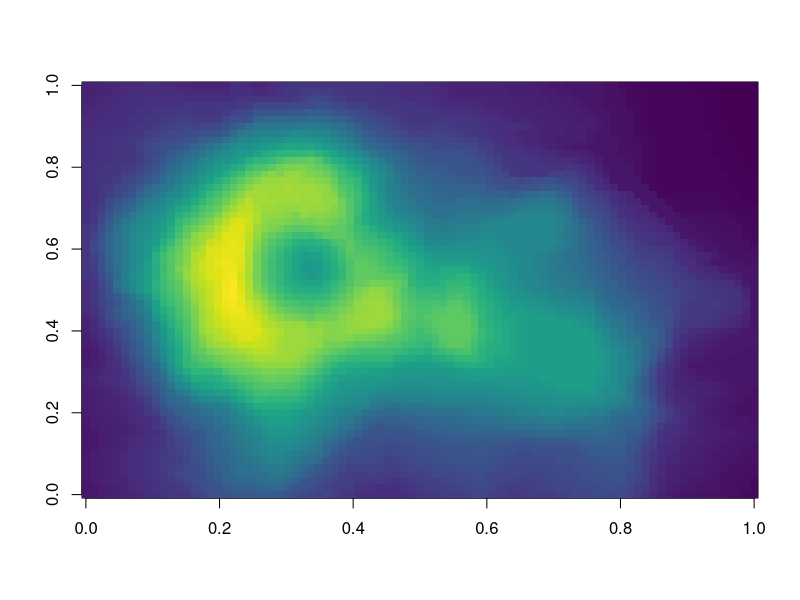
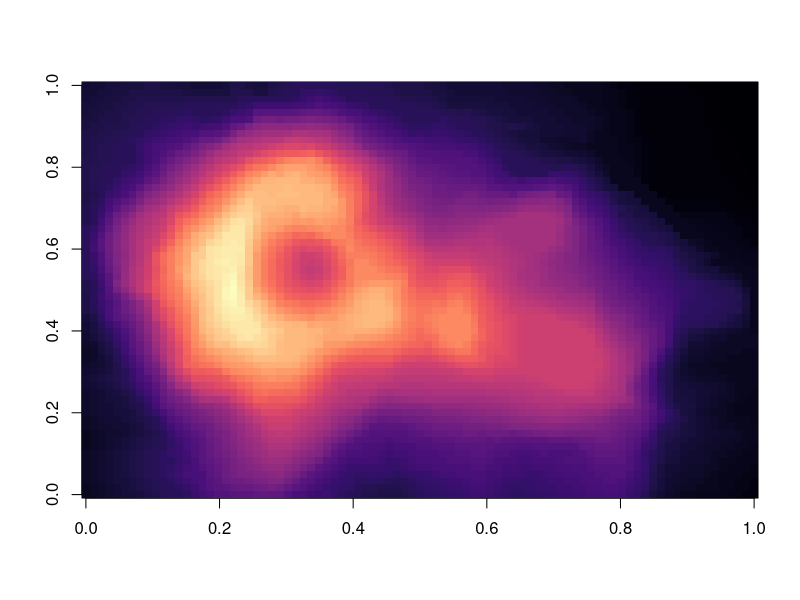
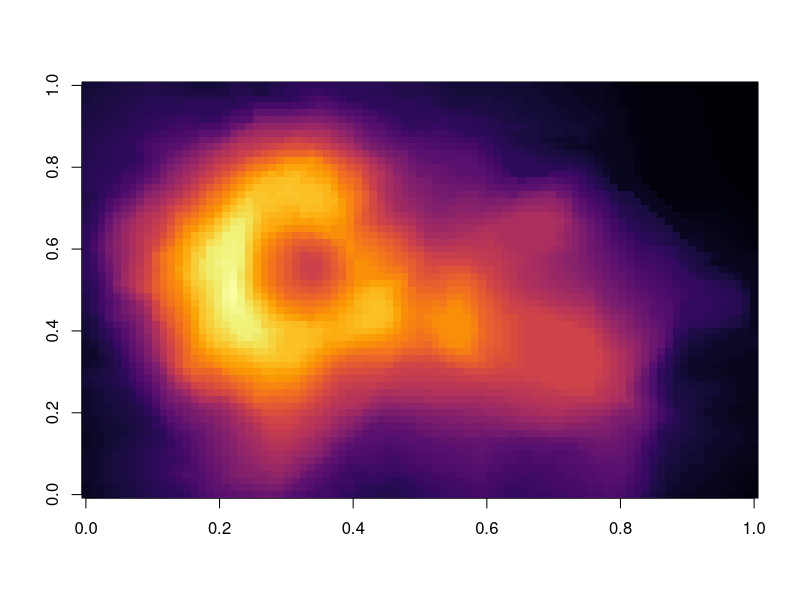
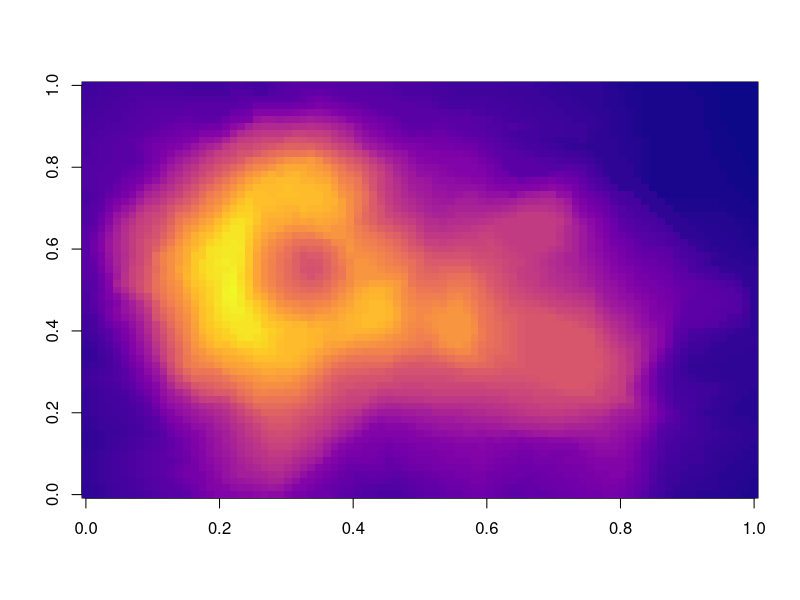

The R script that drew these images, in order:
## ---- chunk 1
knitr::opts_chunk$set(echo = TRUE)
## ---- chunk 2
knitr::opts_chunk$set(echo = FALSE)
library(viridis)
## ---- chunk 3
image(volcano, col = viridis(200))
## ---- chunk 4
image(volcano, col = viridis(200, option = "A"))
## ---- chunk 5
image(volcano, col = viridis(200, option = "B"))
## ---- chunk 6
image(volcano, col = viridis(200, option = "C"))
